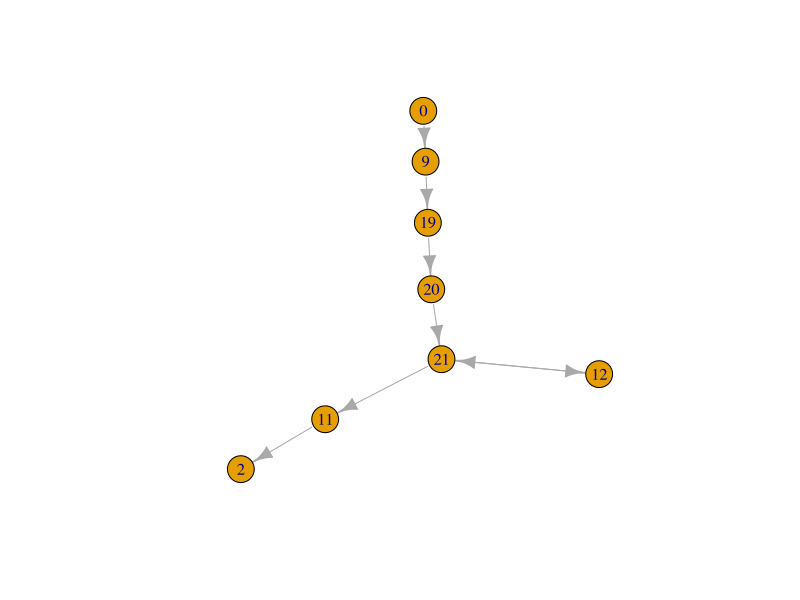

Write the R code that produced this figure.
library(readr)
Secuencia <- read_delim("Secuencia.csv", 
                        delim = ";", escape_double = FALSE, trim_ws = TRUE)

library(dplyr)
library(igraph)

build_aoi_network <- function(df){
 
 # ordenar por secuencia temporal
 df <- df[order(df$Secuencia), ]
 
 # extraer AOIs
 areas <- df$Area
 
 # eliminar permanencias consecutivas
 areas <- areas[
  c(TRUE, diff(areas) != 0)
 ]
 
 # construir aristas
 edges <- data.frame(
  from = head(areas, -1),
  to   = tail(areas, -1)
 )
 
 g <- graph_from_data_frame(
  edges,
  directed = TRUE
 )
 
 return(
  list(
   graph = g,
   edges = edges
  )
 )
}


build_aoi_network



NetworkList <- list()

subjects <- unique(Secuencia$Sujeto)

for(s in subjects){
 
 data_s <- dplyr::filter(
  Secuencia,
  Sujeto == s
 )
 
 ensayos <- unique(data_s$Ensayo)
 
 for(e in ensayos){
  
  data_se <- dplyr::filter(
   data_s,
   Ensayo == e
  )
  
  net <- build_aoi_network(data_se)
  
  if(!is.null(net)){
   
   nombre <- paste0(
    "S",
    s,
    "_E",
    e
   )
   
   NetworkList[[nombre]] <- net
  }
 }
}


s <- 101

data_s <- dplyr::filter(
 Secuencia,
 Sujeto == s
)

unique(data_s$Ensayo)

 data_se <- dplyr::filter(
  data_s,
  Ensayo == 1
 )

net <- build_aoi_network(data_se)

net


plot(net$graph)

data_se <- dplyr::filter(
 Secuencia,
 Sujeto == 101,
 Ensayo == 1
)

str(data_se)


head(data_se$Area)
class(data_se$Area)
